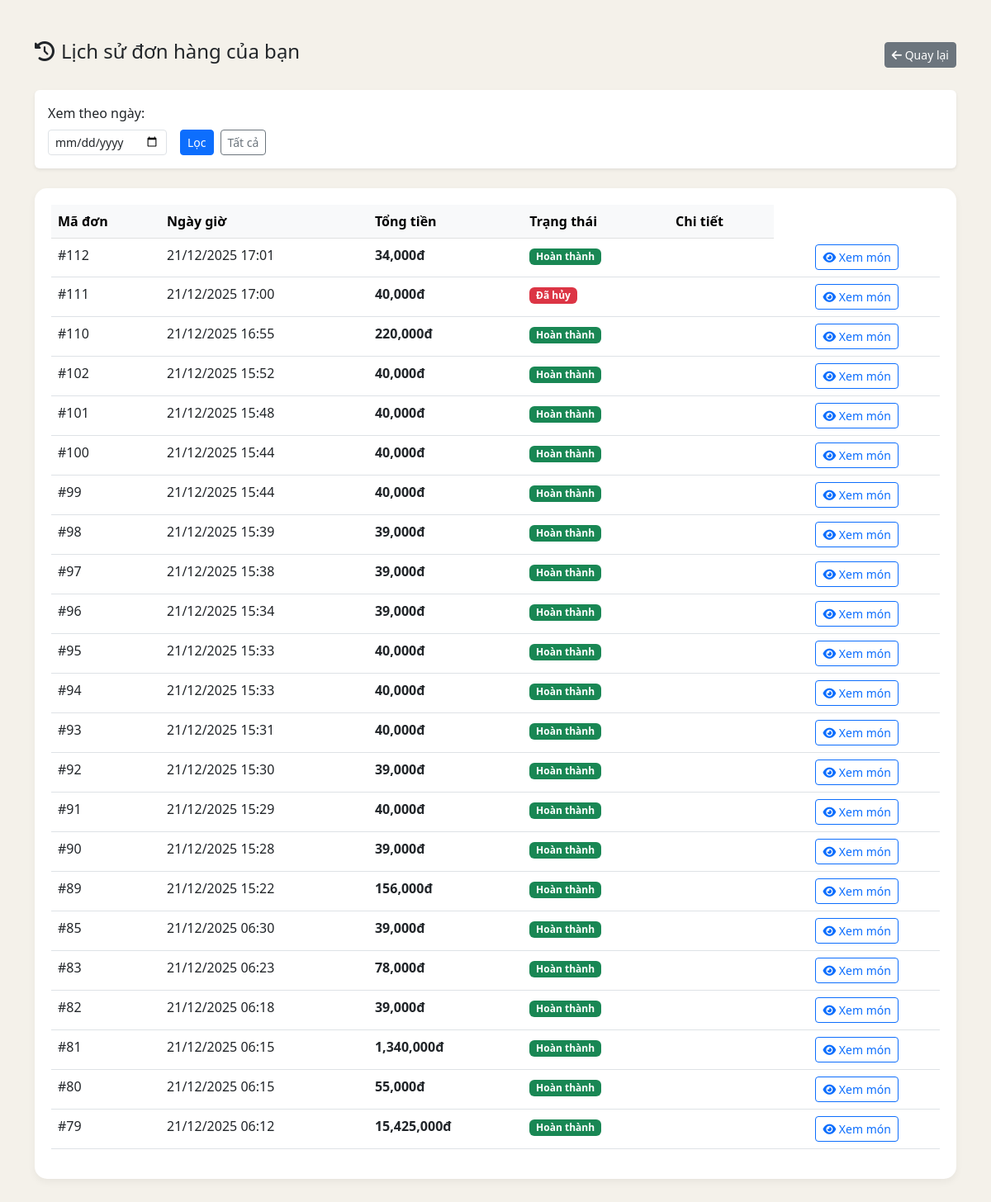
The page /pos/history.php (signed in) on the database its author committed.
### tables this page shows
CREATE TABLE `orders` (
  `id` int(11) NOT NULL,
  `user_id` int(11) NOT NULL DEFAULT 1,
  `order_date` datetime NOT NULL DEFAULT current_timestamp(),
  `total_price` int(11) NOT NULL,
  `payment_method` varchar(50) DEFAULT 'cash' COMMENT 'cash hoặc transfer',
  `status` varchar(255) NOT NULL DEFAULT 'not_paid',
  `session_id` int(11) DEFAULT NULL,
  `voucher_code` varchar(50) DEFAULT NULL,
  `discount_percent` decimal(5,2) DEFAULT 0.00,
  `final_amount` decimal(10,2) DEFAULT 0.00
);

### pos/history.php (the view, shortened to what this page needs)
<?php
global $mysqli;
$user_id = $_SESSION['user_id'];
$filter_date = isset($_GET['date']) ? $_GET['date'] : '';
$where_clause = "WHERE user_id = $user_id";
$query = "SELECT * FROM orders $where_clause ORDER BY order_date DESC";
$result = $mysqli->query($query);
?>
<!DOCTYPE html>
<html lang="vi">
<head>
    <link href="https://cdn.jsdelivr.net/npm/bootstrap@5.3.0/dist/css/bootstrap.min.css" rel="stylesheet">
    <link rel="stylesheet" href="https://cdnjs.cloudflare.com/ajax/libs/font-awesome/6.4.0/css/all.min.css">
</head>
<body>
<div class="container py-5">
    <div class="d-flex justify-content-between align-items-center mb-4">
        <h4><i class="fa-solid fa-clock-rotate-left me-2"></i>Lịch sử đơn hàng của bạn</h4>
        <a href="index.php" class="btn btn-secondary btn-sm"><i class="fa-solid fa-arrow-left"></i> Quay lại</a>
    </div>
    <div class="card mb-4 border-0 shadow-sm">
        <div class="card-body">
            <form class="row g-3" method="GET">
                <div class="col-auto">
                    <label class="form-label">Xem theo ngày:</label>
                    <input type="date" name="date" class="form-control form-control-sm" value="<?= $filter_date ?>">
                </div>
                <div class="col-auto d-flex align-items-end">
                    <button type="submit" class="btn btn-primary btn-sm me-2">Lọc</button>
                    <a href="history.php" class="btn btn-outline-secondary btn-sm">Tất cả</a>
                </div>
            </form>
        </div>
    </div>
    <div class="table-container">
        <table class="table table-hover">
            <thead class="table-light">
                <tr>
                    <th>Mã đơn</th>
                    <th>Ngày giờ</th>
                    <th>Tổng tiền</th>
                    <th>Trạng thái</th>
                    <th>Chi tiết</th>
                </tr>
            </thead>
            <tbody>
                <?php if ($result->num_rows > 0): ?>
                    <?php while($row = $result->fetch_assoc()): ?>
                    <tr>
                        <td>#<?= $row['id'] ?></td>
                        <td><?= date('d/m/Y H:i', strtotime($row['order_date'])) ?></td>
                        <td class="fw-bold"><?= number_format($row['total_price']) ?>đ</td>
                        <td>
                            <?php
                            switch ($row['status']) {
                                case 'paid':
                                    echo '<span class="badge bg-success">Hoàn thành</span>';
                                    break;
                                case 'canceled':
                                    echo '<span class="badge bg-danger">Đã hủy</span>';
                                    break;
                            }
                            ?>
                        <td>
                            <td class="text-center">
    <button class="btn btn-sm btn-outline-primary btn-view-detail"
            data-id="<?= $row['id'] ?>">
        <i class="fa-solid fa-eye"></i> Xem món
    </button>
</td>
                        </td>
                    </tr>
                    <?php endwhile; ?>
                <?php else: ?>
                    <tr><td colspan="5" class="text-center text-muted">Bạn chưa có đơn hàng nào trong ngày này.</td></tr>
                <?php endif; ?>
            </tbody>
        </table>
    </div>
</div>
</body>
</html>

### pos/history.php (style rules this page uses)
body { background-color: #f4f1ea; }
.table-container { background: white; border-radius: 15px; padding: 20px; box-shadow: 0 4px 10px rgba(0,0,0,0.05); }

### rows shown on the page
orders: id "112", order_date "21/12/2025 17:01", total_price "34,000", status "Hoàn thành"
orders: id "111", order_date "21/12/2025 17:00", total_price "40,000", status "Đã hủy"
orders: id "110", order_date "21/12/2025 16:55", total_price "220,000", status "Hoàn thành"
orders: id "102", order_date "21/12/2025 15:52", total_price "40,000", status "Hoàn thành"
orders: id "101", order_date "21/12/2025 15:48", total_price "40,000", status "Hoàn thành"
orders: id "100", order_date "21/12/2025 15:44", total_price "40,000", status "Hoàn thành"
orders: id "99", order_date "21/12/2025 15:44", total_price "40,000", status "Hoàn thành"
orders: id "98", order_date "21/12/2025 15:39", total_price "39,000", status "Hoàn thành"
orders: id "97", order_date "21/12/2025 15:38", total_price "39,000", status "Hoàn thành"
orders: id "96", order_date "21/12/2025 15:34", total_price "39,000", status "Hoàn thành"
orders: id "95", order_date "21/12/2025 15:33", total_price "40,000", status "Hoàn thành"
orders: id "94", order_date "21/12/2025 15:33", total_price "40,000", status "Hoàn thành"
orders: id "93", order_date "21/12/2025 15:31", total_price "40,000", status "Hoàn thành"
orders: id "92", order_date "21/12/2025 15:30", total_price "39,000", status "Hoàn thành"
orders: id "91", order_date "21/12/2025 15:29", total_price "40,000", status "Hoàn thành"
orders: id "90", order_date "21/12/2025 15:28", total_price "39,000", status "Hoàn thành"
orders: id "89", order_date "21/12/2025 15:22", total_price "156,000", status "Hoàn thành"
orders: id "85", order_date "21/12/2025 06:30", total_price "39,000", status "Hoàn thành"
orders: id "83", order_date "21/12/2025 06:23", total_price "78,000", status "Hoàn thành"
orders: id "82", order_date "21/12/2025 06:18", total_price "39,000", status "Hoàn thành"
orders: id "81", order_date "21/12/2025 06:15", total_price "1,340,000", status "Hoàn thành"
orders: id "80", order_date "21/12/2025 06:15", total_price "55,000", status "Hoàn thành"
orders: id "79", order_date "21/12/2025 06:12", total_price "15,425,000", status "Hoàn thành"
